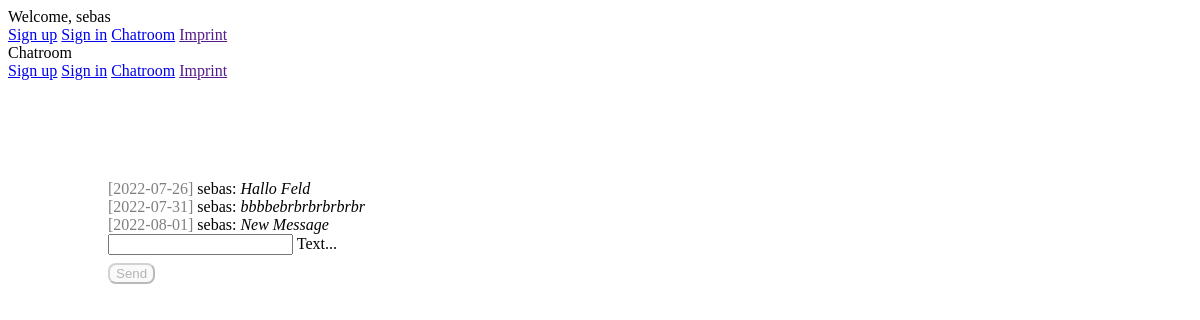
Page /chat/ (signed in) on the earlier database version.
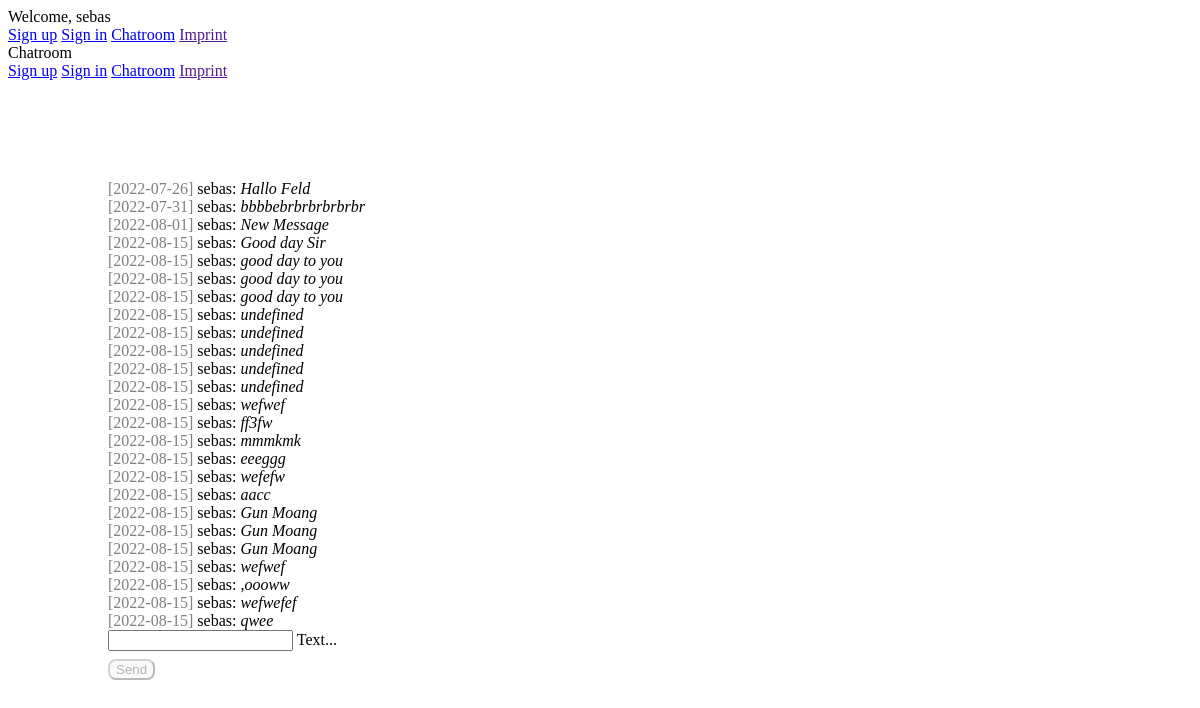
Same page on the later database version.
### chat/models.py (models this page shows)
class Message(models.Model):
    text = models.CharField(max_length=500)
    created_at = models.DateField(default=date.today)
    chat = models.ForeignKey(Chat, on_delete=models.CASCADE, related_name='chat_message_set', default=None, blank=True, null=True)
    author = models.ForeignKey(settings.AUTH_USER_MODEL, on_delete=models.CASCADE, related_name='author_message_set')
    receiver = models.ForeignKey(settings.AUTH_USER_MODEL, on_delete=models.CASCADE, related_name='receiver_message_set')
    objects = models.Manager()

### chat/views.py (the view, shortened to what this page needs)
# urls.py: path('chat/', index),
@login_required(login_url='/login/')
def index(request):
   chatMessages = Message.objects.filter(chat__id=1) # Indenting is important here!
   return render(request, 'chat/index.html', {'messages': chatMessages})

### chat/templates/chat/index.html (shortened to what this page needs)
{% extends "base.html" %}
{% block content %}
{% if request.user.is_authenticated %}
<div id="messageContainer">
    {% for message in messages %}
    <div>
        <span class="color-gray">[{{ message.created_at.isoformat }}] </span> {{ message.author }}: <i>{{ message.text }} </i>
    </div>
    {% endfor %}
</div>
<form onsubmit="sendMessage(); return false" method="post">
    <div class="mdl-textfield mdl-js-textfield mdl-textfield--floating-label">
        <input class="mdl-textfield__input" type="text" name="textmessage" id="messageField" onkeyup="success()">
        <label class="mdl-textfield__label" for="messageField">Text...</label>
    </div>
    <button id="sendButton" class="mdl-button mdl-js-button mdl-button--raised mdl-js-ripple-effect mdl-button--accent" disabled>
        Send
    </button>
</form>
{% else %}
<h1>Not logged in</h1>
<p>You are currently not logged in. Please log in to proceed.<br>
    Click <a href="/login/">here</a>
</p>
{% endif %}
{% endblock %}

### templates/base.html (shortened to what this page needs)
<!DOCTYPE html>
<html lang="en">
<head>
    <link rel="stylesheet" href="https://code.getmdl.io/1.3.0/material.indigo-pink.min.css">
    {% load static %}
    <link rel="stylesheet" href="{% static 'css/style.css' %}">
</head>
<body>
<div class="mdl-layout mdl-js-layout mdl-layout--fixed-header">
    <header class="mdl-layout__header">
        <div class="mdl-layout__header-row">
            <span class="mdl-layout-title">
                {% if request.user.is_authenticated %}
                Welcome, {{ request.user.username }}
                {% else %}
                Welcome, please log in
                {% endif %}
            </span>
            <nav class="mdl-navigation mdl-layout--large-screen-only">
                <a class="mdl-navigation__link" href="../register">Sign up</a>
                <a class="mdl-navigation__link" href="../login">Sign in</a>
                <a class="mdl-navigation__link" href="../chat">Chatroom</a>
                <a class="mdl-navigation__link" href="">Imprint</a>
            </nav>
        </div>
    </header>
    <div class="mdl-layout__drawer">
        <span class="mdl-layout-title">Chatroom</span>
        <nav class="mdl-navigation">
            <a class="mdl-navigation__link" href="../register">Sign up</a>
            <a class="mdl-navigation__link" href="/login">Sign in</a>
            <a class="mdl-navigation__link" href="../chat">Chatroom</a>
            <a class="mdl-navigation__link" href="">Imprint</a>
        </nav>
    </div>
    <main class="mdl-layout__content">
        <div class="page-content">
           {% block content %}{% endblock %}
    </main>
</div>
</body>
</html>

### static/css/style.css (style rules this page uses)
.page-content { padding: 100px 100px; }
.color-gray { color: rgba(0, 0, 0, 0.5); }
.mdl-button { border-radius: 8px !important; margin-top: 8px; transition: transform .2s; }

Differences in the rows shown:
added Message: created_at "2022-08-15", author "sebas", text "Good day Sir"
added Message: created_at "2022-08-15", author "sebas", text "good day to you"
added Message: created_at "2022-08-15", author "sebas", text "good day to you"
added Message: created_at "2022-08-15", author "sebas", text "good day to you"
added Message: created_at "2022-08-15", author "sebas", text "undefined"
added Message: created_at "2022-08-15", author "sebas", text "undefined"
added Message: created_at "2022-08-15", author "sebas", text "undefined"
added Message: created_at "2022-08-15", author "sebas", text "undefined"
added Message: created_at "2022-08-15", author "sebas", text "undefined"
added Message: created_at "2022-08-15", author "sebas", text "wefwef"
added Message: created_at "2022-08-15", author "sebas", text "ff3fw"
added Message: created_at "2022-08-15", author "sebas", text "mmmkmk"
added Message: created_at "2022-08-15", author "sebas", text "eeeggg"
added Message: created_at "2022-08-15", author "sebas", text "wefefw"
added Message: created_at "2022-08-15", author "sebas", text "aacc"
added Message: created_at "2022-08-15", author "sebas", text "Gun Moang"
added Message: created_at "2022-08-15", author "sebas", text "Gun Moang"
added Message: created_at "2022-08-15", author "sebas", text "Gun Moang"
added Message: created_at "2022-08-15", author "sebas", text "wefwef"
added Message: created_at "2022-08-15", author "sebas", text ",oooww"
added Message: created_at "2022-08-15", author "sebas", text "wefwefef"
added Message: created_at "2022-08-15", author "sebas", text "qwee"
